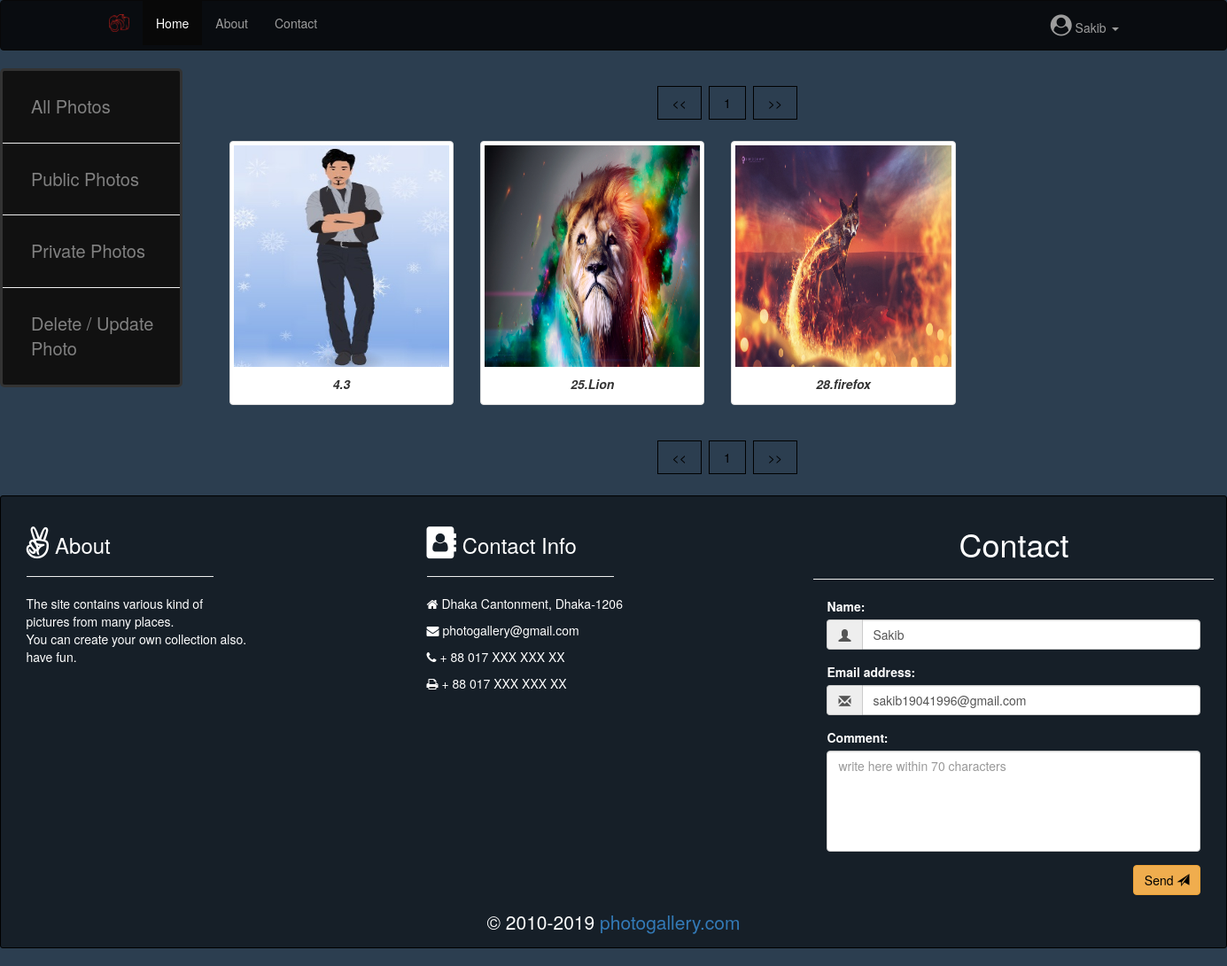
Page /privatecollection.php (signed in) on the committed database.
### tables this page shows
CREATE TABLE `userinfo` (
  `user_id` int(11) NOT NULL,
  `fname` varchar(255) NOT NULL,
  `lname` varchar(255) NOT NULL,
  `email` varchar(255) NOT NULL,
  `password` varchar(255) NOT NULL
);

CREATE TABLE `image_info` (
  `image_id` int(11) NOT NULL,
  `iname` varchar(255) NOT NULL,
  `ilocation` varchar(255) NOT NULL,
  `iowner` varchar(255) NOT NULL,
  `istatus` varchar(1) NOT NULL DEFAULT '0'
);

### login_user_check.php (called while the page is built, shortened)
<?php
	include 'formvarification.php';
	if (isset($_SESSION["session_eamil"])) {
		$sqlusernamequery = 'SELECT lname FROM userinfo WHERE email="'.$_SESSION["session_eamil"].'"';
		$sqlusername = mysqli_query($link,$sqlusernamequery) or die(mysqli_error());
		$row = mysqli_fetch_assoc($sqlusername);
		$logedin_user = $row["lname"];
	} else {
		header("Location: http://localhost/image_gallery/index.php");
	}
?>

### privatecollection.php (the view, shortened to what this page needs)
<?php
	include 'login_user_check.php';
	$per_page = 8;
	$sqlquery = 'SELECT * FROM image_info WHERE iowner="'.$_SESSION["session_eamil"].'" and istatus="1"';
	$result = mysqli_query($link,$sqlquery) or die(mysqli_error());
	$total_number_of_images = mysqli_num_rows($result);
	$page_num = ceil($total_number_of_images / $per_page);
	$first = 0;
	function activate($i){
		if (isset($_GET['page']) and $i == $_GET['page']) {
			return "active";
		}else {
			return "";
		}
	}
?>
<!DOCTYPE html>
<html>
<head>
	<link rel="stylesheet" type="text/css" href="css/mycss.css">
	<link rel="stylesheet" href="https://maxcdn.bootstrapcdn.com/bootstrap/3.3.7/css/bootstrap.min.css">
	<link rel="stylesheet" href="https://cdnjs.cloudflare.com/ajax/libs/font-awesome/4.7.0/css/font-awesome.min.css">
</head>
<body style="background-color:#2c3e50;">
	<?php include 'header.php'; ?>
	<div>
		<div class="row">
			<div class="col-md-2">
				<div class="sidenav">
					<a href="album.php">All Photos</a>
					<hr>
					<a href="publiccollection.php">Public Photos</a>
					<hr>
					<a href="privatecollection.php">Private Photos</a>
					<hr>
					<a href="deleteimg.php">Delete / Update Photo</a>
				</div>
			</div>
			<div class="col-md-10">
				<div class="container" style="text-align: center;">
					<div class="pagination">
						<?php
							echo '<a href="privatecollection.php?page=1"><<</a>';
							for ($i=1; $i <= $page_num; $i++) {
								echo '<a class="'.activate($i).'" href="privatecollection.php?page='.$i.'">'.$i.'</a>';
							}
							echo '<a href="privatecollection.php?page='.$page_num.'">>></a>';
						?>
					</div>
				</div>
				<div style="margin-left: 2%; margin-right: 2%;">
					<div class="row">
						<?php
							$sqlquery = 'SELECT * FROM image_info WHERE iowner="'.$_SESSION["session_eamil"].'" and istatus="1"'.'LIMIT '.$first.','.$per_page;
							if (mysqli_query($link,$sqlquery)) {
								$result = mysqli_query($link,$sqlquery);
							} else {
								echo '
								<h1> NO IMAGE UPLOADED YET</h1>
								';
							}
							while ($row = mysqli_fetch_assoc($result)) {
								echo '
								<div class="col-md-3">
									<a class="thumbnail" href="#">
										<img class="img-responsive" src="'.$row["ilocation"].'" style="height:250px; width:100%;">
										<div class="caption" align="center">
											<i><b>'.$row["image_id"].'.'.$row["iname"].'</b></i>
										</div>
									</a>
								</div>
								';
							}
						?>
					</div>
				</div>
				<div class="container" style="text-align: center;">
					<div class="pagination">
						<?php
							echo '<a href="privatecollection.php?page=1"><<</a>';
							for ($i=1; $i <= $page_num; $i++) {
								echo '<a class="'.activate($i).'" href="privatecollection.php?page='.$i.'">'.$i.'</a>';
							}
							echo '<a href="privatecollection.php?page='.$page_num.'">>></a>';
						?>
					</div>
				</div>
			</div>
		</div>
	</div>
	<?php include 'footer.php'; ?>
</body>
</html>

### header.php
<?php
	echo '
		<nav class="navbar navbar-inverse" style="background-color: rgba(0,0,0,0.8);">
		<div class="container">
    		<div class="navbar-header">
      			<a href="index.php"><img src="images/photo_galley_logo.png" class="navbar-brand" alt="PG_logo"></a>
    		</div>
    		<div>
    			<ul class="nav navbar-nav">
		    		<li class="active"><a href="index.php">Home</a></li>
		    		<li><a href="#aboutsite">About</a></li>
		    		<li><a href="#devcontact">Contact</a></li>
    			</ul>
    		</div>
    		<div>
    			<ul class="nav navbar-nav navbar-right">
    				<li class="dropdown dropdown-menu-right dropd">
    					<a class="dropdown-toggle" data-toggle="dropdown" href="#option"><span class="	fa fa-user-circle" style="font-size:24px;"></span> '.$logedin_user.' <span class="caret"></span></a>
   						<ul class="dropdown-menu">
    						<li><a href="myprofile.php">My Profile</a></li>
    						<li><a href="album.php">My collection</a></li>
    						<li><a href="upload.php">Upload</a></li>
    						<li class="divider"></li>
    						<li><a href="?4" name="link1">Log out</a></li>
    					</ul>
    				</li>
    			</ul>
    		</div>
  		</div>
	</nav>
	';
?>

### footer.php (shortened to what this page needs)
<?php
	echo '
	<div class="container text-left" style="width: 100%; color: white;">
		<div id="aboutsite" class="row well well-sm" style="padding: 1%;">
			<div class="col-md-4">
				<h3><i class="fa fa-angellist" style="font-size:36px"></i> About</h3>
				<hr align="left" width="50%">
				<p>
					The site contains various kind of <br>pictures from many places.
					<br>You can create your own collection also.
					<br>have fun.
				</p>
			</div>
			<div id="devcontact" class="col-md-4">
				<h3><i class="fa fa-address-book" style="font-size:36px"></i> Contact Info</h3>
				<hr align="left" width="50%">
				<ul class="list-unstyled">
					<li><p><i class="fa fa-home"></i>  Dhaka Cantonment, Dhaka-1206</p></li>
					<li><p><i class="fa fa-envelope"></i>  photogallery@gmail.com</p></li>
					<li><p><i class="fa fa-phone"></i>  + 88 017 XXX XXX XX</p></li>
					<li><p><i class="fa fa-print"></i>  + 88 017 XXX XXX XX</p></li>
				</ul>
			</div>
			<div class="col-md-4">
				<form action="" method="post" class="signup-form" style="color: white;">
					<div class="row" align="center">
						<h1>Contact</h1>
						<hr>
					</div>
					<div class="form-group">
						<label for="last_name">Name: </label>
						<div class="input-group">
							<span class="input-group-addon"><i class="glyphicon glyphicon-user"></i></span>
							<input type="text" class="form-control" name="contact_name"  placeholder="Name" value="'.$logedin_user.'">
						</div>
					</div>
					<div class="form-group">
						<label for="email">Email address:</label>
						<div class="input-group">
							<span class="input-group-addon"><i class="glyphicon glyphicon-envelope"></i></span>
							<input type="email" class="form-control" name="contact_email" placeholder="email" value="'.$_SESSION["session_eamil"].'">
						</div>
					</div>
					<div class="form-group">
						<label for="comment">Comment:</label>
						<div class="input-group">
							<textarea class="form-control" name="comment" rows="5" cols="80" style="border-radius: 4px" placeholder="write here within 70 characters"></textarea>
						</div>
					</div>
					<div class="form-group" align="right">
						<button type="submit" class="btn btn-warning" name="contact_send" style="color: black;">
							Send
							<span class="glyphicon glyphicon-send"></span>
						</button>
					</div>';
    echo '
				</form>
			</div>
			<hr class="footer-hr">
			<div class="row text-center" style="font-size: 1.5em;">
				&copy 2010-'.date("Y").'
				<a href="index.php">photogallery.com</a>
			</div>
		</div>
	</div>
	';
?>

### css/mycss.css (style rules this page uses)
.signup-form { margin: 0 auto; float: none; }
textarea { resize: none; }
.pagination { display: inline-block; }
.pagination a { color: black; float: left; padding: 8px 16px; text-decoration: none; transition: background-color .3s; border: 1px solid black; margin: 0 4px; }
.sidenav { height: 100%; position: relative; background-color: #111; overflow-x: hidden; padding-top: 20px; padding-bottom: 20px; border: solid; border-radius: 5px; }
.sidenav a { padding: 6px 6px 6px 32px; text-decoration: none; font-size: 20px; color: #818181; display: block; }

### privatecollection.php (style rules this page uses)
.well { border-color: black; background-color: rgba(0,0,0,0.5); }

### rows in the picture
userinfo: lname "Sakib", contact_name "Sakib"
image_info: ilocation (picture), image_id "4", iname "3"
image_info: ilocation (picture), image_id "25", iname "Lion"
image_info: ilocation (picture), image_id "28", iname "firefox"
